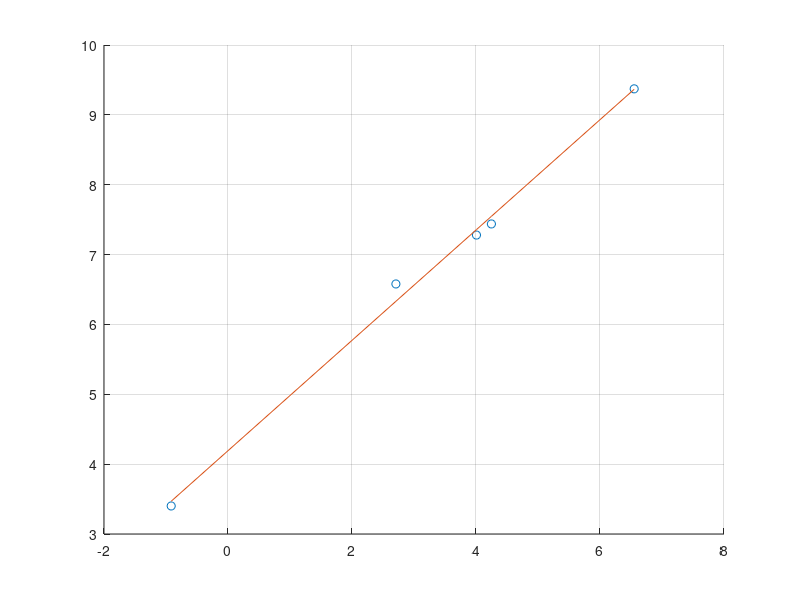

The MATLAB script that drew this image:
close all; clear all; clc;

%%% loading the data
Mass = [700 70 55 15 0.4];
Metabolism = [11760 1700 1450 720 30];

%%% taking the logarithm of each element
log_Mass = log(Mass);
log_Metabolism = log(Metabolism);

%%% creating the metrices for linear regression
A = [log_Mass; ones(1,5)]';
B = log_Metabolism';

%%% calculating the co-efficients of best fit line
c = inv(A'*A)*A'*B;

%%% plotting the results
plot(log_Mass, log_Metabolism, 'o', log_Mass, (A*c)');
grid
box off

%%%
% hold on
% c1 = polyfit(log_Mass, log_Metabolism, 1);
% y = polyval(c1, log_Mass);
% 
% plot(log_Mass, y, 'g');




%Logarithm of mass of the animal, m (kg)
%Logarithm of metabolism rate, M (kCal/day)
%Linear Regression for Animal's Metabolic Rate


